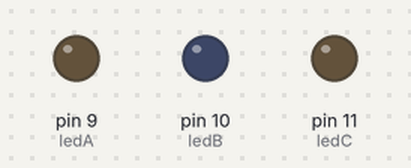
A sketch run on a simulated Arduino Uno, built with avr-gcc and run on an emulated ATmega328P. Parts: output pins drawn as LEDs (lit = HIGH).

Above: at 0.05 s.
At 0.5 s:
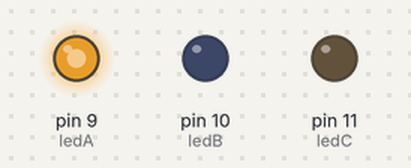
At 1.0 s:
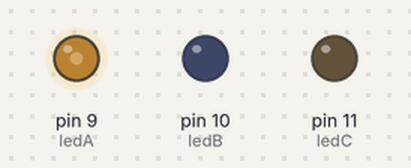
At 1.95 s:
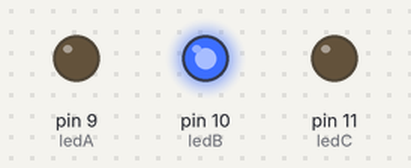
At 3.05 s:
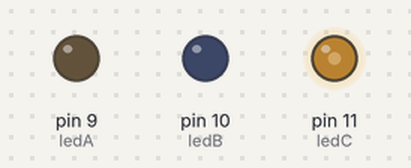
At 3.9 s:
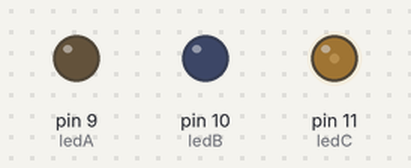
Timing chart, 0 to 5.2 s (numbered marks = the images above):
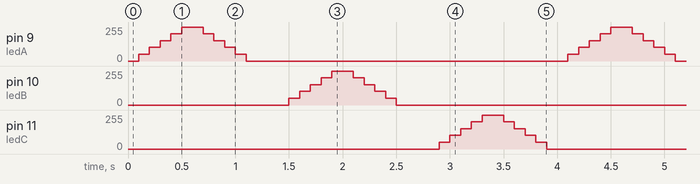

Measured:
- by itself, pin 9 (ledA), pin 10 (ledB), pin 11 (ledC): repeats every 4.0 s: 102/255 0.10 s, 153/255 0.10 s, 204/255 0.10 s, 255/255 0.20 s, 204/255 0.10 s, 153/255 0.10 s, 102/255 0.10 s, 51/255 0.10 s, 0/255 3.0 s, 51/255 0.10 s

The sketch:

3LEDFading.ino
```cpp
int ledA = 9, ledB = 10, ledC = 11; // Pin yang digunakan untuk menaruh LED
int i;

void setup(){
pinMode(ledA, OUTPUT); // Set LED sebagai output
pinMode(ledB, OUTPUT); // Set LED sebagai output
pinMode(ledC, OUTPUT); // Set LED sebagai output
}

void loop(){
  for (i=0; i<=255; i+=51){ // Untuk menyalakan fading pada led
    analogWrite(ledA,i);
    delay(100);
 }
 for (i=255; i>=0; i-=51){  // Untuk meredupkan fading pada led
  analogWrite(ledA,i);
   delay(100);
 }

  delay (200); // Delay dari redup menuju penyalaan lampu selanjutnya

  for (i=0; i<=255; i+=51){ // Untuk menyalakan fading pada led
    analogWrite(ledB,i);
    delay(100);
 }
 for (i=255; i>=0; i-=51){  // Untuk meredupkan fading pada led
  analogWrite(ledB,i);
   delay(100);
 }

  delay (200); // Delay dari redup menuju penyalaan lampu selanjutnya

  for (i=0; i<=255; i+=51){ // Untuk menyalakan fading pada led
    analogWrite(ledC,i);
    delay(100);
 }
 for (i=255; i>=0; i-=51){  // Untuk meredupkan fading pada led
  analogWrite(ledC,i);
   delay(100);
 }
}
```
